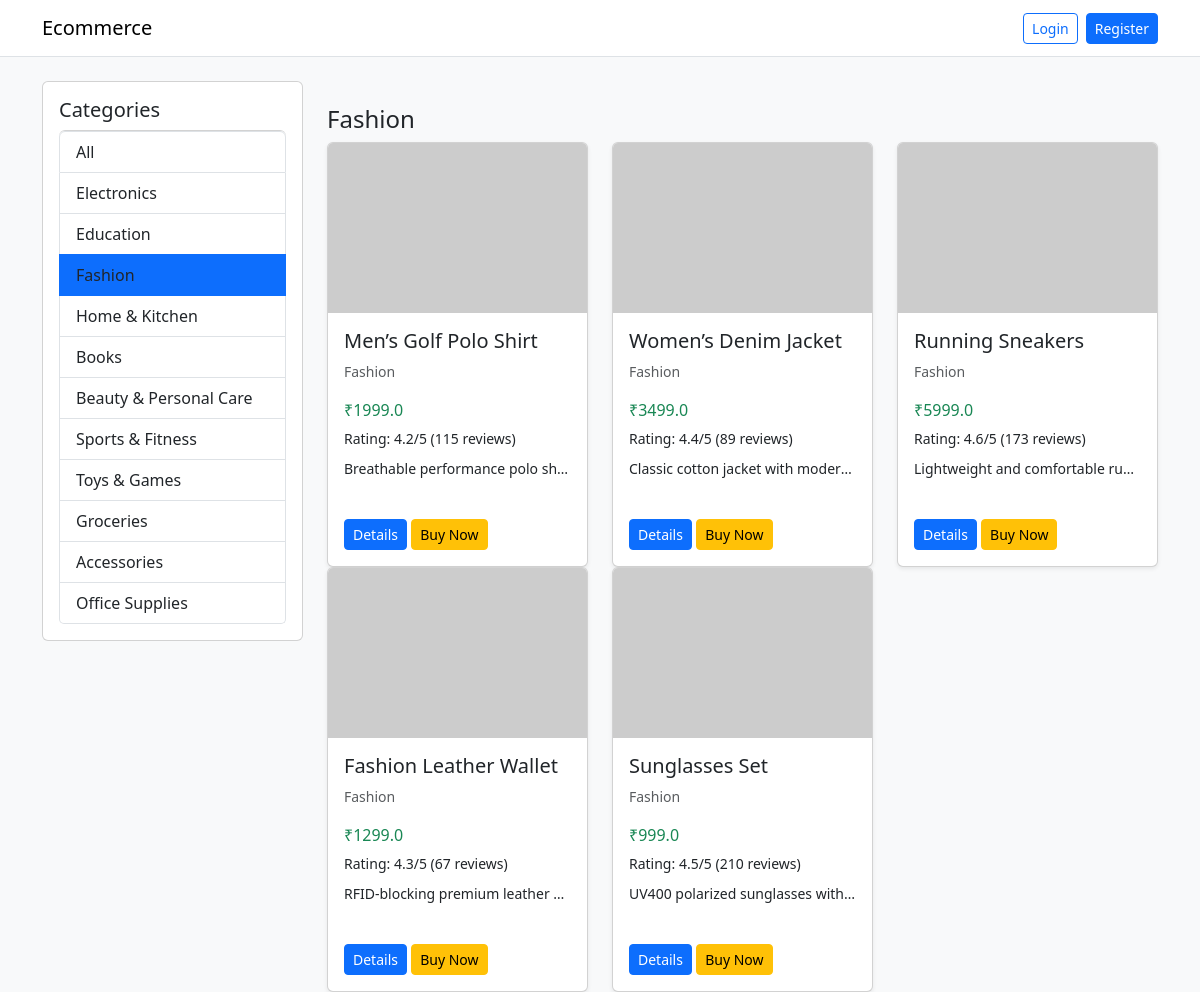
The page /products?category=Fashion on the database its author committed.
### tables this page shows
CREATE TABLE products (
            product_id INTEGER PRIMARY KEY AUTOINCREMENT,
            product_name TEXT,
            category TEXT,
            price REAL
        , image_url TEXT, description TEXT, rating REAL, review_count INTEGER);

### app.py (the view)
@app.route('/products')
def products():
    user = get_logged_in_user()
    selected_category = request.args.get('category', '')
    search_query = request.args.get('q', '').strip()
    db = get_db()
    cursor = db.cursor()
    cursor.execute('SELECT DISTINCT category FROM products')
    categories = [c[0] for c in cursor.fetchall()]
    if search_query:
        like_term = f'%{search_query}%'
        cursor.execute('SELECT product_id, product_name, category, price, image_url, description, rating, review_count FROM products WHERE product_name LIKE ? OR description LIKE ? OR category LIKE ? ORDER BY category, product_id', (like_term, like_term, like_term))
    elif selected_category and selected_category in categories:
        cursor.execute('SELECT product_id, product_name, category, price, image_url, description, rating, review_count FROM products WHERE category = ? ORDER BY product_id', (selected_category,))
    else:
        cursor.execute('SELECT product_id, product_name, category, price, image_url, description, rating, review_count FROM products ORDER BY category, product_id')
    products_list = cursor.fetchall()
    cursor.close()
    db.close()
    products_data = [
        {
            'product_id': p[0],
            'product_name': p[1],
            'category': p[2],
            'price': p[3],
            'image_url': p[4] or 'https://via.placeholder.com/300x200?text=Product',
            'description': p[5] or 'No description available.',
            'rating': p[6] or 0,
            'review_count': p[7] or 0
        }
        for p in products_list
    ]
    grouped = {}
    for item in products_data:
        grouped.setdefault(item['category'], []).append(item)
    return render_template('products.html', categories=categories, selected_category=selected_category, grouped_products=grouped, user=user)

### app.py (called while the page is built, shortened)
def get_logged_in_user():
    if 'user_id' not in session:
        return None

### db.py (called while the page is built)
def get_db():
    return sqlite3.connect('ecommerce.db')

### templates/products.html (shortened to what this page needs)
<!DOCTYPE html>
<html>
<head>
    <link href="https://cdn.jsdelivr.net/npm/bootstrap@5.3.0/dist/css/bootstrap.min.css" rel="stylesheet">
</head>
<body class="bg-light">
<nav class="navbar navbar-expand-lg navbar-light bg-white border-bottom">
    <div class="container">
        <a class="navbar-brand" href="/">Ecommerce</a>
        <div class="d-flex align-items-center">
            {% if user %}
                <span class="me-3">Welcome, {{ user.name }}</span>
                <a class="btn btn-outline-secondary btn-sm" href="/logout">Logout</a>
            {% else %}
                <a class="btn btn-outline-primary btn-sm me-2" href="/login">Login</a>
                <a class="btn btn-primary btn-sm" href="/register">Register</a>
            {% endif %}
        </div>
    </div>
</nav>
<div class="container mt-4">
    <div class="row">
        <div class="col-md-3">
            <div class="card p-3 mb-3">
                <h5>Categories</h5>
                <ul class="list-group">
                    <li class="list-group-item {% if not selected_category %}active{% endif %}"><a href="/products" class="text-decoration-none text-dark">All</a></li>
                    {% for category in categories %}
                        <li class="list-group-item {% if selected_category == category %}active{% endif %}"><a href="/products?category={{ category }}" class="text-decoration-none text-dark">{{ category }}</a></li>
                    {% endfor %}
                </ul>
            </div>
        </div>
        <div class="col-md-9">
            {% for category, items in grouped_products.items() %}
                <h4 class="mt-4">{{ category }}</h4>
                <div class="row">
                    {% for product in items %}
                        <div class="col-md-4">
                            <div class="card mb-4 shadow-sm" style="height:100%;">
                                <img src="{{ product.image_url or 'https://via.placeholder.com/300x200?text=Product' }}" class="card-img-top" alt="{{ product.product_name }}" style="height: 170px; object-fit: cover;">
                                <div class="card-body d-flex flex-column">
                                    <h5>{{ product.product_name }}</h5>
                                    <p class="text-muted small">{{ product.category }}</p>
                                    <p class="mb-1 text-success">₹{{ product.price }}</p>
                                    <div class="mb-2">
                                        <small>Rating: {{ '%.1f'|format(product.rating) }}/5 ({{ product.review_count }} reviews)</small>
                                    </div>
                                    <p class="small text-truncate">{{ product.description }}</p>
                                    <div class="mt-auto">
                                        <a class="btn btn-primary btn-sm" href="/product/{{ product.product_id }}">Details</a>
                                        <form action="/buy/{{ product.product_id }}" method="POST" class="d-inline">
                                            <button class="btn btn-warning btn-sm">Buy Now</button>
                                        </form>
                                    </div>
                                </div>
                            </div>
                        </div>
                    {% endfor %}
                </div>
            {% endfor %}
        </div>
    </div>
</div>
</body>
</html>

### rows shown on the page
products: category "Fashion", product_name "Men’s Golf Polo Shirt", price "1999.0", rating "4.2", review_count "115", description "Breathable performance polo shirt"
products: product_name "Women’s Denim Jacket", category "Fashion", price "3499.0", rating "4.4", review_count "89", description "Classic cotton jacket with moder…"
products: product_name "Running Sneakers", category "Fashion", price "5999.0", rating "4.6", review_count "173", description "Lightweight and comfortable ru…"
products: product_name "Fashion Leather Wallet", category "Fashion", price "1299.0", rating "4.3", review_count "67", description "RFID-blocking premium leather…"
products: product_name "Sunglasses Set", category "Fashion", price "999.0", rating "4.5", review_count "210", description "UV400 polarized sunglasses with…"

### other values the page prints
{{ category }} "Electronics" "Education" "Fashion" "Home & Kitchen" "Books" "Beauty & Personal Care" "Sports & Fitness" "Toys & Games" "Groceries" "Accessories" "Office Supplies"
